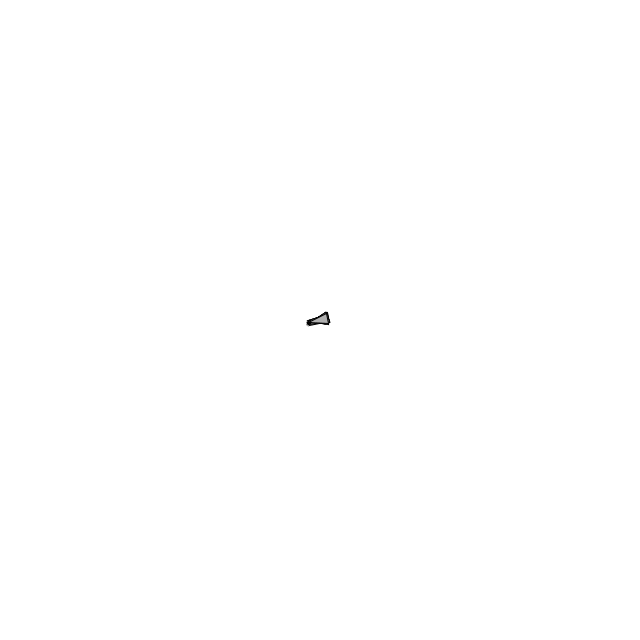
Frame 1 (no input)
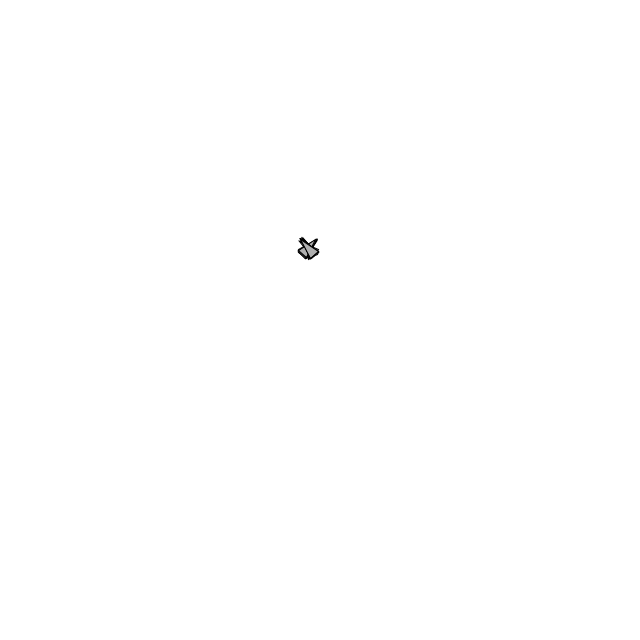
Frame 60 (the mouse pressed at the canvas centre just before this capture)
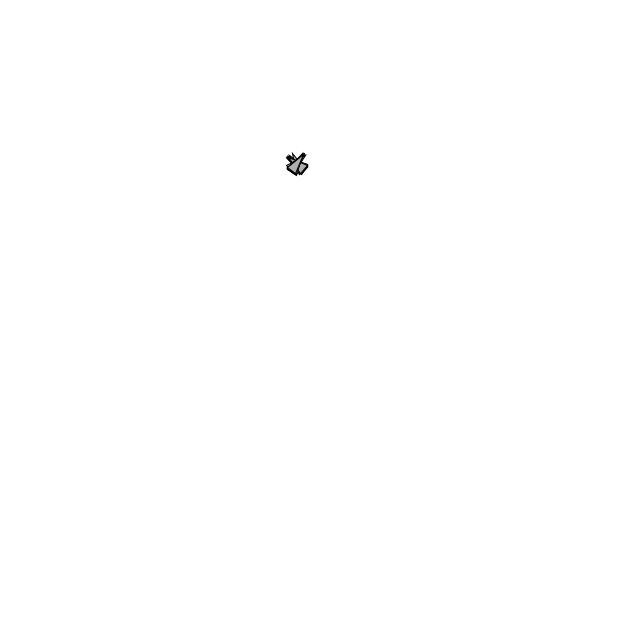
Frame 120 (the mouse held since frame 60 and released just before this capture)

The Processing sketch that drew these frames (run headless with seeded random() and noise(); from frame 60 on, the mouse is pressed at the canvas centre):

// Processing sketch: NoC_6_Cohesion
// ── NoC_6_Cohesion.pde
ArrayList<Boid> boids;
//Path path;
int n;

void setup() {

  size(640, 640);
  n = 30;
  boids = new ArrayList<Boid>();

  for (int i = 0; i < n; i++) {
    boids.add(new Boid(0.5 * width, 0.5 * height));
  }


  //path = new Path();
  //path.addPoint(0, height/2);
  //path.addPoint(200, 200);
  //path.addPoint(400, 450);
  //path.addPoint(width, 200);
}


void draw() {
  background(255);

  //path.update();
  //path.display();

  for (int i = 0; i < n; i++) {

    boids.get(i).cohesion(boids);
    boids.get(i).update();
    boids.get(i).checkEdges();
    boids.get(i).display();
  }
}

// ── Boid.pde
class Boid {

  float r, maxspeed, maxforce;
  PVector pos, vel, acc, desired, steer;

  Boid (float x, float y) {

    r = 5.0;
    acc = new PVector(0, 0);
    vel = PVector.random2D();
    pos = new PVector(x, y);
    maxspeed = 2;
    maxforce = 0.1;
  }

  void update() {

    vel.add(acc);
    vel.limit(maxspeed);
    pos.add(vel);
    acc.mult(0);
  }

  void applyForce(PVector force_) {

    acc.add(force_);
  }

  void cohesion(ArrayList<Boid> boids) {

    PVector sum = new PVector();
    float desiredSeparation = 20;
    int count = 0;

    for (Boid other : boids) {

      float distance = PVector.dist(other.pos, pos); 

      if (distance >  0 && distance < desiredSeparation) {
        PVector dir = PVector.sub(other.pos, pos);
        dir.normalize();
        sum.add(dir);
        count++;
      }

      if (count > 0) {
        sum.div(count);
        sum.normalize();
        sum.mult(maxspeed);
        PVector steer = PVector.sub(sum, vel);
        steer.limit(maxforce);
        applyForce(steer);
      }
    }
  }

  //  void seek(PVector target_pos, PVector target_vel) {
  //    PVector predict_pos = PVector.add(target_pos, target_vel);
  //    desired = PVector.sub(predict_pos, pos);
  //    desired.normalize();
  //    desired.mult(maxspeed);
  //    steer = PVector.sub(desired, vel);
  //    steer.limit(maxforce);
  //    applyForce(steer);
  //  }

  void display() {
    float theta = vel.heading() + PI/2;
    fill(175);
    stroke(0);
    pushMatrix();
    translate(pos.x, pos.y);
    rotate(theta);
    beginShape();
    vertex(0, -r * 2);
    vertex(-r, r * 2);
    vertex(r, r * 2);
    endShape(CLOSE);
    popMatrix();
  }

  //void follow(Path p) {

  //  PVector predict = vel.copy();
  //  predict.normalize();
  //  predict.mult(25);
  //  //predicted position
  //  predict.add(pos);

  //  float worldRecord = 10000;
  //  PVector target = null;

  //  for (int i = 0; i < p.points.size() - 1; i++) {

  //    PVector a = p.points.get(i);
  //    PVector b = p.points.get(i + 1);
  //    PVector normalPoint = getNormalPoint(predict, a, b);

  //    //check if normalPoint is within line segment, if not set to end point
  //    //without using min/max forces the path direction to be to the right
  //    if (normalPoint.x < min(a.x, b.x) || normalPoint.x > max(a.x, b.x)) {

  //      normalPoint = b.copy();
  //    }

  //    float distance = PVector.dist(predict, normalPoint);

  //    if (distance < worldRecord) {
  //      worldRecord = distance;

  //      //PVector dir = PVector.sub(b, a);
  //      //dir.normalize();
  //      //// This is an oversimplification
  //      //// Should be based on distance to path & velocity
  //      //dir.mult(10);
  //      target = normalPoint.copy();
  //      //target.add(dir);
  //    }
  //  }

  //  if (worldRecord > path.radius) {

  //    seek(target, new PVector(0, 0));
  //  }
  //}  


  //PVector getNormalPoint(PVector pred, PVector a, PVector b) {

  //  PVector ab = PVector.sub(b, a);
  //  PVector ap = PVector.sub(pred, a);

  //  ab.normalize();
  //  ab.mult(ap.dot(ab));
  //  PVector normalPoint = PVector.add(a, ab);

  //  return normalPoint;
  //}




  void checkEdges() {
    if (pos.x < 0) {
      pos.x = width;
    }

    if (pos.x > width) {
      pos.x = 0;
    } 


    if (pos.y < 0) {
      pos.y = height;
    }

    if (pos.y > height) {
      pos.y = 0;
    }
  }
}
